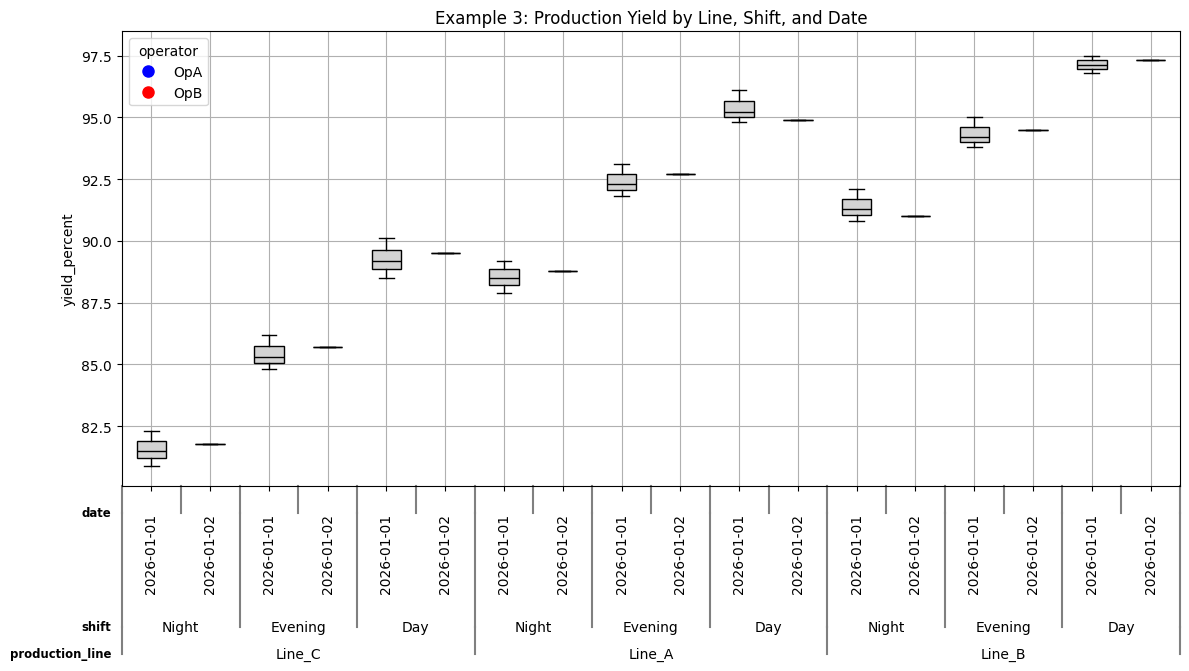

Write Python code to recreate this figure.
#!/usr/bin/env python3
"""README Example 3: Minimal Chart with Custom Ordering"""

import sys
import os
sys.path.insert(0, os.path.dirname(os.path.dirname(os.path.abspath(__file__))))

import matplotlib.pyplot as plt
plt.switch_backend('agg')  # Non-interactive backend

from pyvarchart import PyVarChart
import pandas as pd
import numpy as np
from io import StringIO


def main():
    """Generate minimal chart with custom ordering example."""
    # Create sample production yield data
    str_data = (
        'production_line, shift, date, operator, yield_percent\n'
        'Line_A, Day, 2026-01-01, OpA, 95.2\n'
        'Line_A, Day, 2026-01-01, OpB, 94.8\n'
        'Line_A, Day, 2026-01-01, OpA, 96.1\n'
        'Line_A, Evening, 2026-01-01, OpA, 92.3\n'
        'Line_A, Evening, 2026-01-01, OpB, 93.1\n'
        'Line_A, Evening, 2026-01-01, OpA, 91.8\n'
        'Line_A, Night, 2026-01-01, OpA, 88.5\n'
        'Line_A, Night, 2026-01-01, OpB, 89.2\n'
        'Line_A, Night, 2026-01-01, OpA, 87.9\n'
        'Line_B, Day, 2026-01-01, OpA, 97.1\n'
        'Line_B, Day, 2026-01-01, OpB, 96.8\n'
        'Line_B, Day, 2026-01-01, OpA, 97.5\n'
        'Line_B, Evening, 2026-01-01, OpA, 94.2\n'
        'Line_B, Evening, 2026-01-01, OpB, 95.0\n'
        'Line_B, Evening, 2026-01-01, OpA, 93.8\n'
        'Line_B, Night, 2026-01-01, OpA, 91.3\n'
        'Line_B, Night, 2026-01-01, OpB, 90.8\n'
        'Line_B, Night, 2026-01-01, OpA, 92.1\n'
        'Line_C, Day, 2026-01-01, OpA, 89.2\n'
        'Line_C, Day, 2026-01-01, OpB, 88.5\n'
        'Line_C, Day, 2026-01-01, OpA, 90.1\n'
        'Line_C, Evening, 2026-01-01, OpA, 85.3\n'
        'Line_C, Evening, 2026-01-01, OpB, 86.2\n'
        'Line_C, Evening, 2026-01-01, OpA, 84.8\n'
        'Line_C, Night, 2026-01-01, OpA, 81.5\n'
        'Line_C, Night, 2026-01-01, OpB, 82.3\n'
        'Line_C, Night, 2026-01-01, OpA, 80.9\n'
        'Line_A, Day, 2026-01-02, OpA, 94.9\n'
        'Line_A, Evening, 2026-01-02, OpA, 92.7\n'
        'Line_A, Night, 2026-01-02, OpA, 88.8\n'
        'Line_B, Day, 2026-01-02, OpB, 97.3\n'
        'Line_B, Evening, 2026-01-02, OpA, 94.5\n'
        'Line_B, Night, 2026-01-02, OpB, 91.0\n'
        'Line_C, Day, 2026-01-02, OpA, 89.5\n'
        'Line_C, Evening, 2026-01-02, OpB, 85.7\n'
        'Line_C, Night, 2026-01-02, OpA, 81.8\n'
    ).replace(' ', '')

    df = pd.read_csv(StringIO(str_data))

    pvc = PyVarChart(
        str_yaxis_var_name='yield_percent',
        lst_xaxis_var_names=['production_line', 'shift', 'date'],
        str_legend='operator',  # Add legend to avoid bug

        # Custom order: prioritize problem areas
        dict_xaxis_orderings={
            'production_line': ['Line_C', 'Line_A', 'Line_B'],  # Worst first
            'shift': ['Night', 'Evening', 'Day']  # Worst first
        },

        int_boxplots=1,
        int_show_points=0,  # Hide individual points, show only boxplots
        int_marker_size=8,

        int_frame_size_x=12,
        int_frame_size_y=7,

        # Layout
        label_spacing=[0.06        , 0.25        ,  0.06     ],
        lst_rotation= ['Horizontal', 'Horizontal', 'Vertical'],

        str_title='Example 3: Production Yield by Line, Shift, and Date'
    )

    pvc.analyze(df)
    fig, ax = pvc.plot(1)

    # Save
    fig.savefig('readme_example_3_custom_ordering.png', dpi=100, bbox_inches='tight')
    plt.close(1)
    print("✓ Example 3 (Custom Ordering) saved to readme_example_3_custom_ordering.png")


if __name__ == '__main__':
    main()
